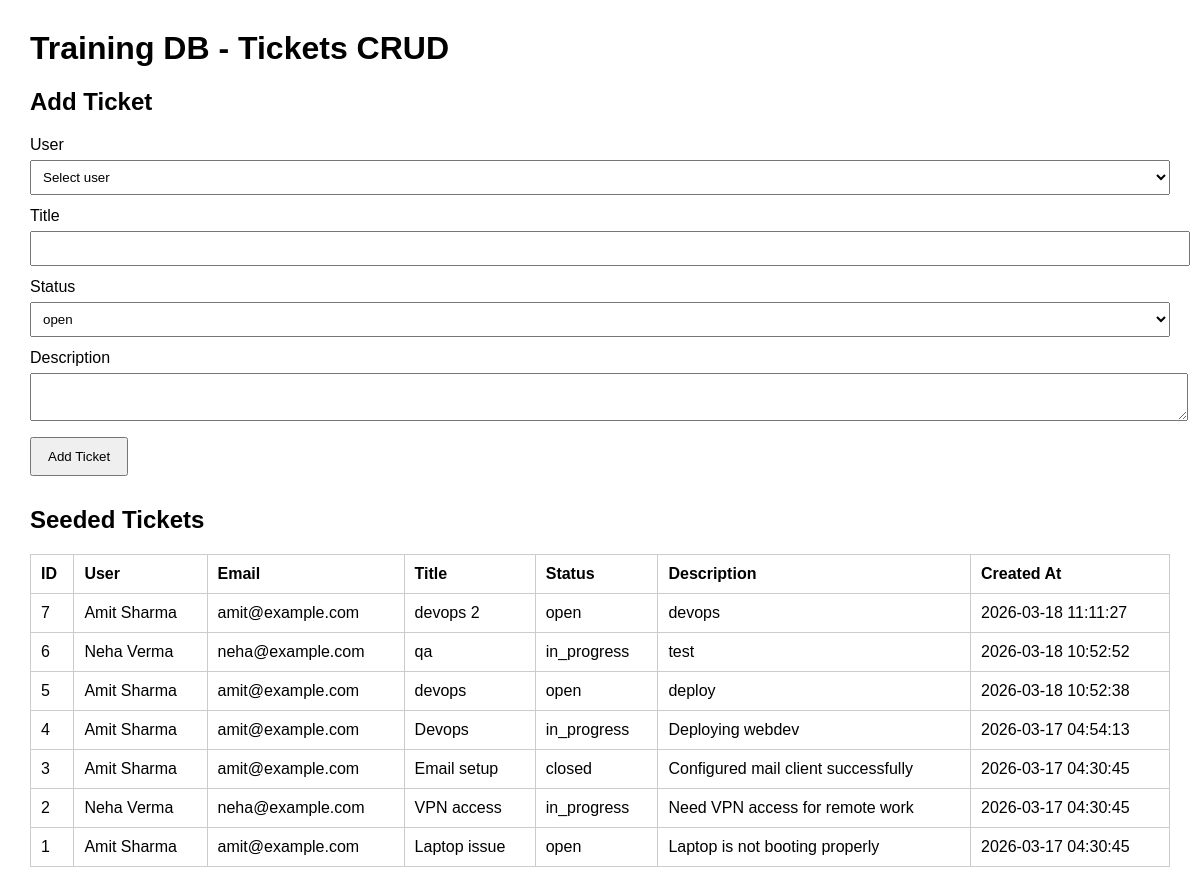
The page /app/site/day3/index.php on the database its author committed.
### tables this page shows
CREATE TABLE `tickets` (
  `id` int NOT NULL AUTO_INCREMENT,
  `user_id` int NOT NULL,
  `title` varchar(150) NOT NULL,
  `status` enum('open','in_progress','closed') NOT NULL DEFAULT 'open',
  `description` text NOT NULL,
  `created_at` timestamp NULL DEFAULT CURRENT_TIMESTAMP,
  PRIMARY KEY (`id`),
  KEY `fk_tickets_user` (`user_id`),
  CONSTRAINT `fk_tickets_user` FOREIGN KEY (`user_id`) REFERENCES `users` (`id`) ON DELETE RESTRICT ON UPDATE CASCADE
);

CREATE TABLE `users` (
  `id` int NOT NULL AUTO_INCREMENT,
  `name` varchar(100) NOT NULL,
  `email` varchar(150) NOT NULL,
  `created_at` timestamp NULL DEFAULT CURRENT_TIMESTAMP,
  PRIMARY KEY (`id`),
  UNIQUE KEY `email` (`email`)
);

### app/site/day3/index.php (the view, shortened to what this page needs)
<?php
require_once 'config.php';
$sql = "SELECT tickets.id, tickets.title, tickets.status, tickets.description, tickets.created_at,
               users.name AS user_name, users.email
        FROM tickets
        JOIN users ON tickets.user_id = users.id
        ORDER BY tickets.id DESC";
$tickets = $pdo->query($sql)->fetchAll();
?>
<!DOCTYPE html>
<html lang="en">
<head>
</head>
<body>
    <h1>Training DB - Tickets CRUD</h1>
    <h2>Add Ticket</h2>
    <form method="post">
        <label>User</label>
        <select name="user_id" required>
            <option value="">Select user</option>
        </select>
        <label>Title</label>
        <input type="text" name="title" required>
        <label>Status</label>
        <select name="status" required>
            <option value="open">open</option>
        </select>
        <label>Description</label>
        <textarea name="description" required></textarea>
        <button type="submit">Add Ticket</button>
    </form>
    <h2>Seeded Tickets</h2>
    <table>
        <tr>
            <th>ID</th>
            <th>User</th>
            <th>Email</th>
            <th>Title</th>
            <th>Status</th>
            <th>Description</th>
            <th>Created At</th>
        </tr>
        <?php foreach ($tickets as $ticket): ?>
            <tr>
                <td><?= htmlspecialchars($ticket['id']) ?></td>
                <td><?= htmlspecialchars($ticket['user_name']) ?></td>
                <td><?= htmlspecialchars($ticket['email']) ?></td>
                <td><?= htmlspecialchars($ticket['title']) ?></td>
                <td><?= htmlspecialchars($ticket['status']) ?></td>
                <td><?= htmlspecialchars($ticket['description']) ?></td>
                <td><?= htmlspecialchars($ticket['created_at']) ?></td>
            </tr>
        <?php endforeach; ?>
    </table>
</body>
</html>

### app/site/day3/index.php (style rules this page uses)
body { font-family: Arial, sans-serif; margin: 30px; }
table { border-collapse: collapse; width: 100%; margin-top: 20px; }
table, th, td { border: 1px solid #ccc; }
th, td { padding: 10px; text-align: left; }
form { margin-bottom: 30px; }
input, select, textarea { width: 100%; padding: 8px; margin: 6px 0 12px; }
button { padding: 10px 16px; }

### rows shown on the page
tickets: id "7", user.name "Amit Sharma", user.email "amit@example.com", title "devops 2", status "open", description "devops", created_at "2026-03-18 11:11:27"
tickets: id "6", user.name "Neha Verma", user.email "neha@example.com", title "qa", status "in_progress", description "test", created_at "2026-03-18 10:52:52"
tickets: id "5", user.name "Amit Sharma", user.email "amit@example.com", title "devops", status "open", description "deploy", created_at "2026-03-18 10:52:38"
tickets: id "4", user.name "Amit Sharma", user.email "amit@example.com", title "Devops", status "in_progress", description "Deploying webdev", created_at "2026-03-17 04:54:13"
tickets: id "3", user.name "Amit Sharma", user.email "amit@example.com", title "Email setup", status "closed", description "Configured mail client successfully", created_at "2026-03-17 04:30:45"
tickets: id "2", user.name "Neha Verma", user.email "neha@example.com", title "VPN access", status "in_progress", description "Need VPN access for remote work", created_at "2026-03-17 04:30:45"
tickets: id "1", user.name "Amit Sharma", user.email "amit@example.com", title "Laptop issue", status "open", description "Laptop is not booting properly", created_at "2026-03-17 04:30:45"
